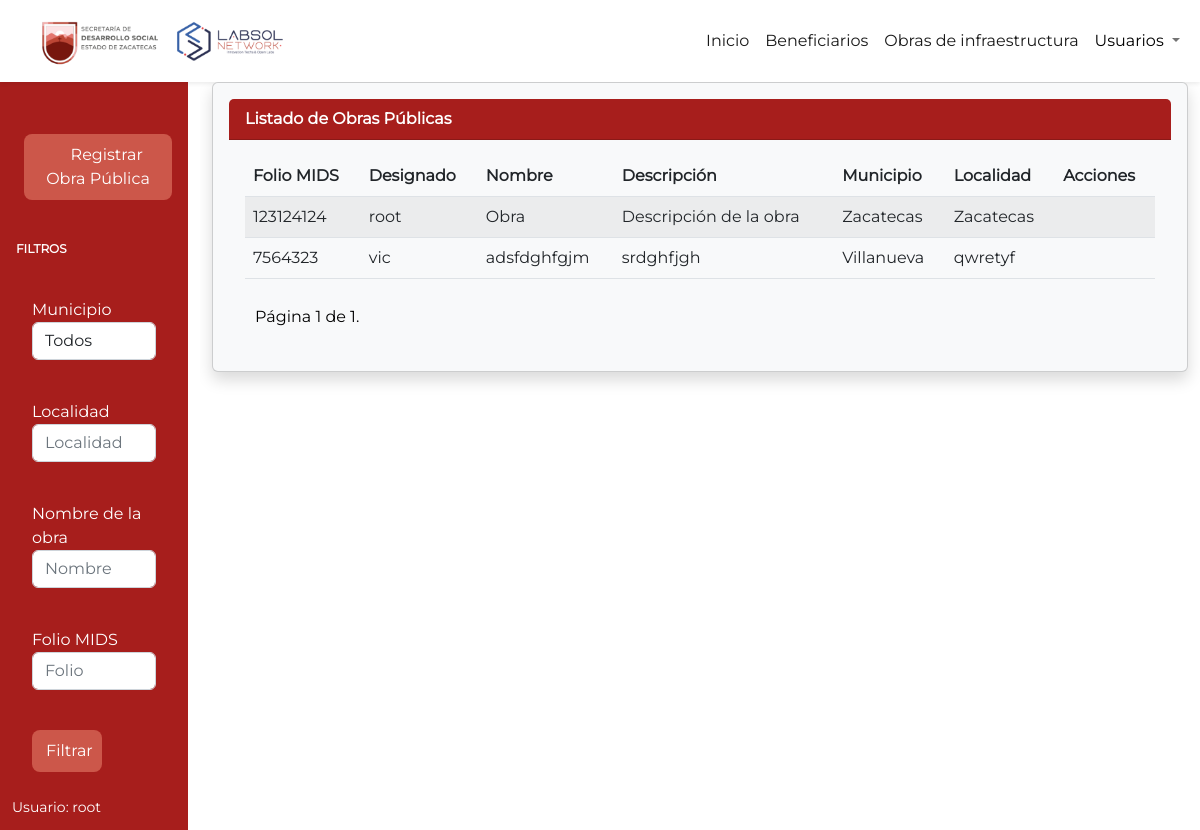
Screenshot of /infraestructura_sedesol/obras_publicas/ (signed in) with the database file from the repository.
### obras/models.py (models this page shows, shortened)
class ObraPublica(models.Model):
    folio_mids = models.CharField(max_length=255)
    designado = models.ForeignKey(User, on_delete=models.CASCADE)
    nombre_obra = models.CharField(max_length=150)
    descripcion = models.CharField(max_length=255)
    municipio = models.CharField('Municipio', max_length=2, choices=MUNICIPIOS)
    localidad = models.CharField(max_length=150)
    finalizado = models.BooleanField(default=False)

### obras/views.py (the view, shortened to what this page needs)
# urls.py: path('', views.lista_obras_publicas, name='obras_publicas'),
@login_required
def lista_obras_publicas(request):
    form = FiltroObraPublicaForm()
    usuario = request.user
    if usuario.is_superuser:
        obras_publicas = ObraPublica.objects.order_by('id')
    else:
        obras_publicas = ObraPublica.objects.filter(designado=usuario).order_by('id')
    paginator = Paginator(obras_publicas, 6)
    page_number = request.GET.get('page')
    comments_page = paginator.get_page(page_number)
    status = request.session.pop('status', None)
    context = {
        "obras": comments_page,
        "status": status,
        "form": form
    }
    return render(request, 'obras_publicas.html', context)

### obras/forms.py
class FiltroObraPublicaForm(forms.Form):
    municipio = forms.ChoiceField(
        required=False,
        choices = tuple([(u'', "Todos")] + MUNICIPIOS),
        widget = forms.Select(
            attrs={'class': 'form-control'}
        )
    )
    nombre_obra = forms.CharField(
        widget=forms.TextInput(
            attrs={'class': 'form-control', 'placeholder': 'Nombre'}),
        required=False
    )
    localidad = forms.CharField(
        widget=forms.TextInput(
            attrs={'class': 'form-control', 'placeholder': 'Localidad'}),
        required=False
    )
    folio_mids = forms.CharField(
        widget=forms.TextInput(
            attrs={'class': 'form-control', 'placeholder': 'Folio'}),
        required=False
    )

### obras/templates/obras_publicas.html (shortened to what this page needs)
{% extends 'base.html' %}
{% block head %}
    {% load static %}
    <link rel="stylesheet" href="{%static '/css/Sidebar.css'%}">
{% endblock head %}
{% block contenido %}
<div class="content-container">
    <div class="container-fluid">
      <div class="row">
        <div class="col-md-2 sidebar-container">
          <div id="sidenavAccordion" class="sb-sidenav accordion sb-sidenav-dark">
            <div class="sb-sidenav-menu align-items-start">
              <div class="nav">
                <div>
              <div class="sb-sidenav-menu-heading"></div>
              {% if user.is_superuser %}
                <a class="nav-link active d-flex justify-content-center" href="{% url 'registrar_obra_publica' %}">
                  <div class="sb-nav-link-icon"></div><button class="btn"><i class="fa fa-plus-circle"
                      style="padding-right: 5px;"></i>Registrar Obra Pública</button>
                </a>
              {% endif %}
              <div>
                <div class="sb-sidenav-menu-heading align-content-center">
                    <b><p class="text-white">Filtros</p></b>
                  </div>
                  <form method = "POST">
                    <div class="nav-link collapsed custom-link"  data-toggle="collapse" data-target="#collapseLayouts"
                      aria-expanded="false" aria-controls="collapseLayouts">
                      <span>Municipio<p>{{form.municipio}}</p></span>
                    </div>
                    <div class="nav-link collapsed custom-link"  data-toggle="collapse" data-target="#collapseLayouts"
                      aria-expanded="false" aria-controls="collapseLayouts">
                      <span>Localidad<p>{{form.localidad}}</p></span>
                    </div>
                    <div class="nav-link collapsed custom-link"  data-toggle="collapse" data-target="#collapseLayouts"
                      aria-expanded="false" aria-controls="collapseLayouts">
                      <span>Nombre de la obra <p>{{form.nombre_obra}}</p></span>
                    </div>
                    <div class="nav-link collapsed custom-link"  data-toggle="collapse" data-target="#collapseLayouts"
                      aria-expanded="false" aria-controls="collapseLayouts">
                      <span>Folio MIDS <p>{{form.folio_mids}}</p></span>
                    </div>
                    <div class="nav-link collapsed custom-link"  data-toggle="collapse" data-target="#collapseLayouts"
                      aria-expanded="false" aria-controls="collapseLayouts">
                      <button class="btn">Filtrar</button>
                    </div>
                  </form>
              </div>
            </div>
          </div>
        </div>
        <div class="sb-sidenav-footer">
          <div class="small"><span style="font-family: Montserrat, sans-serif;">Usuario: {{user}}</span>
          </div>
        </div>
      </div>
    </div>
    <div class="col-md-10">
        <div class="card text-dark bg-light shadow p-3 bg-light" style="font-family: Montserrat;">
            <div class="card-header" style="background-color: #A71E1C; color: white;"><b>Listado de Obras Públicas</b></div>
                <div class="card-body">
                    <div class="table-responsive">
                        <table class="table table-striped">
                            <thead>
                                <tr>
                                    <th>Folio MIDS</th>
                                    {% if user.is_superuser %}
                                      <th>Designado</th>
                                    {% endif %}
                                    <th>Nombre</th>
                                    <th class="mobile-hidden">Descripción</th>
                                    <th>Municipio</th>
                                    <th class="mobile-hidden">Localidad</th>
                                    <th>Acciones</th>
                                </tr>
                            </thead>
                            <tbody>
                                {% for obra in obras %}
                                    <tr>
                                        <td>{{obra.folio_mids}}</td>
                                        {% if user.is_superuser %}
                                          <td>{{ obra.designado }}</td>
                                        {% endif %}
                                        <td>{{ obra.nombre_obra }}</td>
                                        <td class="mobile-hidden">{{ obra.descripcion }}</td>
                                        <td>{{ obra.get_municipio_display }}</td>
                                        <td class="mobile-hidden">{{ obra.localidad }}</td>
                                        <td><a href="{% url 'detalles_obra_publica' obra.id %}"><i class="fa fa-eye" aria-hidden="true" ></i></a></td>
                                    </tr>
                                {% endfor %}
                            </tbody>
                        </table>
                    </div>
                    <div class="pagination"  style="padding: 10px 10px;">
                        <span class="step-links">
                            <span class="current" style="color: #000;">
                                Página {{ obras.number }} de {{ obras.paginator.num_pages }}.
                            </span>
                        </span>
                    </div>
                </div>
            </div>
        </div>
    </div>
  </div>
{% endblock contenido %}

### static/css/Sidebar.css (style rules this page uses)
.sb-sidenav-menu-heading { font-family: 'Montserrat'; font-size: 13px; color: #585B5E; font-weight: bold; }
.sidebar-container { margin-left: 0; padding-left: 0; }
.custom-link { display: flex; align-items: center; padding: 2rem; }
.custom-link button { margin: 0; }
.custom-link span { flex-grow: 1; }
a { font-family: 'Montserrat'; font-size: 16px !important; }
.sb-sidenav { display: flex; flex-direction: column; height: 100%; flex-wrap: nowrap; }
.sb-sidenav .sb-sidenav-menu { flex-grow: 1; }
.sb-sidenav .sb-sidenav-menu .nav { flex-direction: column; flex-wrap: nowrap; }
.sb-sidenav .sb-sidenav-menu .nav .sb-sidenav-menu-heading { padding: 1.75rem 1rem 0.75rem; font-size: 0.75rem; text-transform: uppercase; }
.sb-sidenav .sb-sidenav-menu .nav .nav-link { display: flex; align-items: center; padding-top: 0.75rem; padding-bottom: 0.75rem; position: relative; color: #b3b3b3; }
.sb-sidenav .sb-sidenav-footer { padding: 0.75rem; flex-shrink: 0; }
.sb-sidenav-dark { background-color: #A71E1C; color: rgba(255, 255, 255, 0.5); }
.sb-sidenav-dark .sb-sidenav-menu .sb-sidenav-menu-heading { color: rgba(255, 255, 255, 0.25) !important; }
.sb-sidenav-dark .sb-sidenav-menu .nav-link { color: rgba(255, 255, 255, 0.5); }
.sb-sidenav-dark .sb-sidenav-menu .nav div .nav-link.active { color: #fff; }
.sb-sidenav-dark .sb-sidenav-footer { background-color: #A71E1C; }
span { color: white; font-family: 'Montserrat'; }
.btn { color: white; font-family: 'Montserrat'; padding: 8px; background-color: #CC574A; border-radius: 8px; }

### home/templates/base.html (style rules this page uses)
html, body, .container-fluid { height: 100%; }
.row { display: flex; height: 100%; }
.col-md-2.sidebar-container { overflow-y: auto; }
.col-md-10 { overflow-y: auto; }
body { display: flex; flex-direction: column; min-height: 100vh; margin: 0; }
.content-container { flex: 1; }

### obras/templates/obras_publicas.html (style rules this page uses)
html, body, .container-fluid { height: 100%; }
.row { display: flex; height: 100%; }
.col-md-2.sidebar-container { overflow-y: auto; }
.col-md-10 { overflow-y: auto; }
body { display: flex; flex-direction: column; min-height: 100vh; margin: 0; }
.content-container { flex: 1; }

### rows the page displays
ObraPublica: folio_mids "123124124", designado "root", nombre_obra "Obra", descripcion "Descripción de la obra", municipio "Zacatecas", localidad "Zacatecas"
ObraPublica: folio_mids "7564323", designado "vic", nombre_obra "adsfdghfgjm", descripcion "srdghfjgh", municipio "Villanueva", localidad "qwretyf"

### other values shown
{{ user }} "root"
{{ obras.number }} "1"
{{ obras.paginator.num_pages }} "1"
